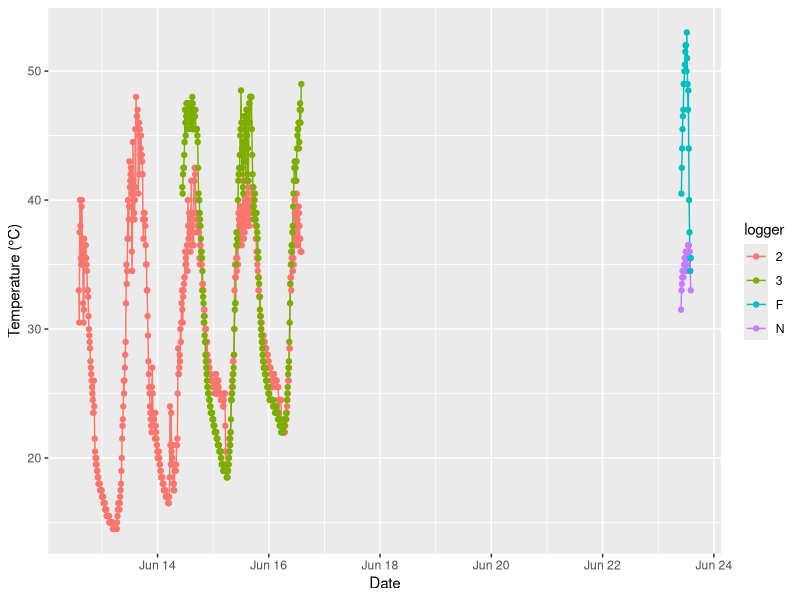
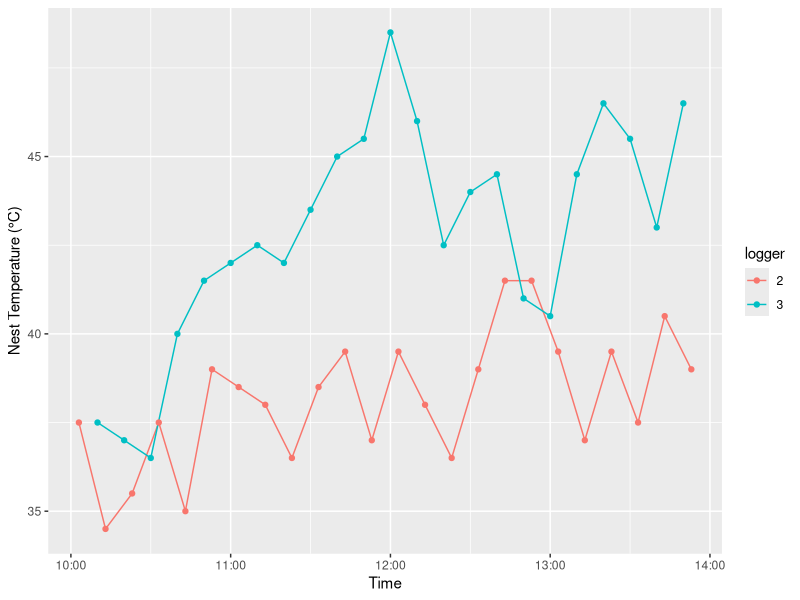
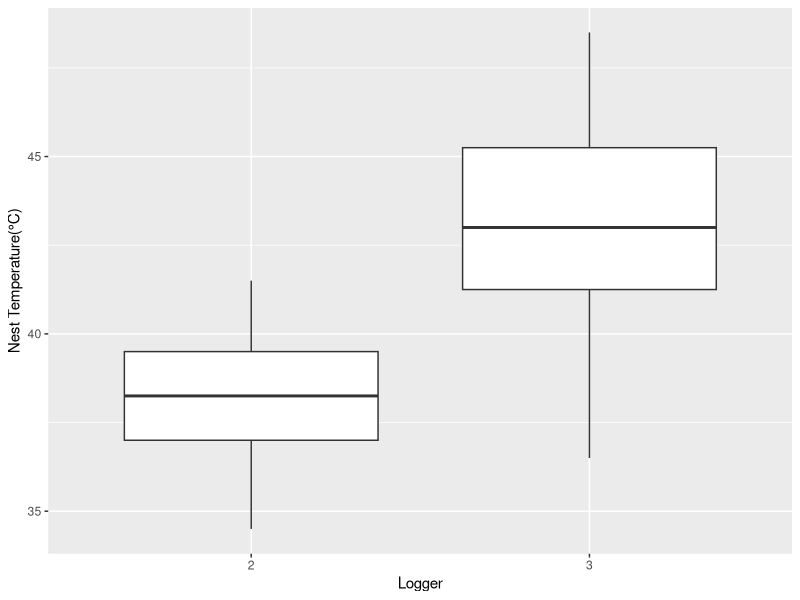
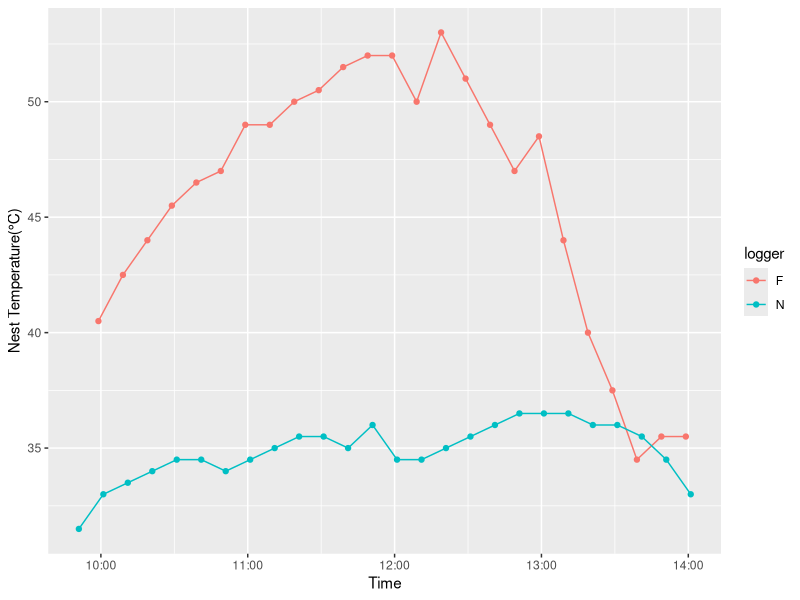
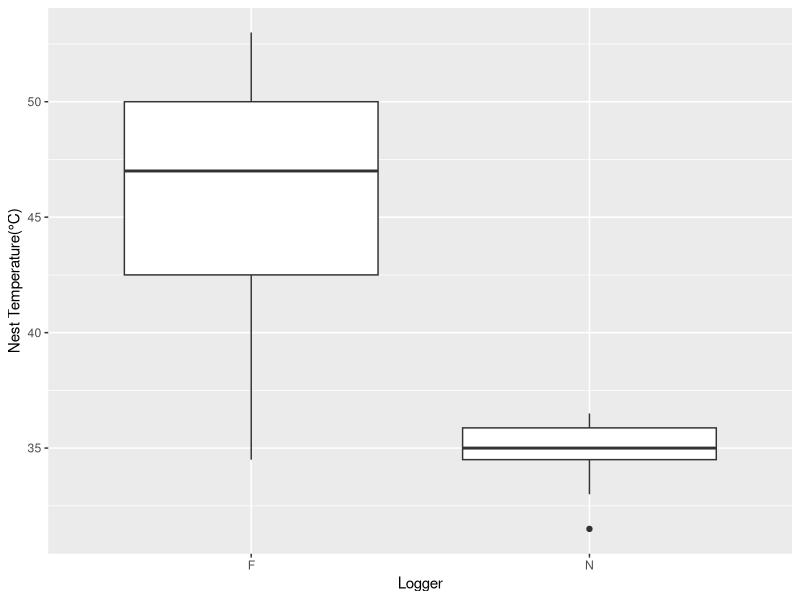
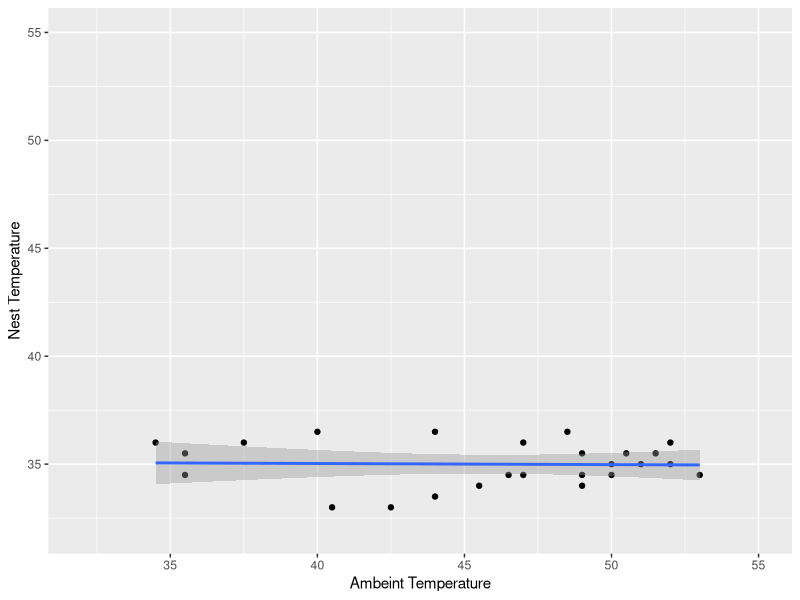

Reproduce these figures in R, in order.
## ---- chunk 1
library(tidyverse)
library(lubridate)
library(ggplot2)
## ---- chunk 2
Logger_2 <- read.csv("Logger 2.csv")
Logger_2 = Logger_2 %>% mutate(date_time=mdy_hm(Date.Time))

Logger_3 <- read.csv("Logger 3.csv")
Logger_3 = Logger_3 %>% mutate(date_time=mdy_hm(Date.Time))

Logger_F <- read.csv("Logger F.csv")
Logger_F = Logger_F %>% mutate(date_time=mdy_hm(Date.Time))

Logger_N <- read.csv("Logger N.csv")
Logger_N = Logger_N %>% mutate(date_time=mdy_hm(Date.Time))

#Create column to assign data to logger
Logger_N$logger="N"
Logger_F$logger="F"
Logger_2$logger="2"
Logger_3$logger="3"

## ---- chunk 3

Logger_All=bind_rows(Logger_N, Logger_F, Logger_2, Logger_3)

ggplot(data=Logger_All,mapping=aes(x=date_time, y=Value, group=logger, color=logger))+
  geom_path()+
  geom_point()+
  labs(x="Date", y="Temperature (\u00B0C)")
## ---- chunk 4
Loggers_23=bind_rows(Logger_2,Logger_3)
#Filter data to match times for logger N (10am-2pm) and plot
dat23=Loggers_23 %>% filter(date_time>ymd_hms("2023-06-15 10:00:00")&date_time<ymd_hms("2023-06-15 14:00:00"))
#Create graph
ggplot(data=dat23,mapping=aes(x=date_time, y=Value, group=logger, color=logger))+
  geom_path()+
  geom_point()+
  labs(y="Nest Temperature (\u00B0C)", x="Time")
## ---- chunk 5
ggplot(data=dat23, aes(x=logger, y=Value)) +
  geom_boxplot()+
  labs(y="Nest Temperature(\u00B0C)", x="Logger")
## ---- chunk 6
Logger_NF=bind_rows(Logger_N, Logger_F)

ggplot(data=Logger_NF,mapping=aes(x=date_time, y=Value, group=logger, color=logger))+
  geom_path()+
  geom_point()+
  labs(y="Nest Temperature(\u00B0C)", x="Time")
## ---- chunk 7
ggplot(data=Logger_NF, aes(x=logger, y=Value)) +
  geom_boxplot()+
  labs(y="Nest Temperature(\u00B0C)", x="Logger")
## ---- chunk 8
#combine Logger N & F temperature data
LogNF_temps=cbind(Logger_F$Value,Logger_N$Value)
#convert to a data frame
datNF=as.data.frame(LogNF_temps)
#plot N vs F
ggplot(data=datNF,mapping=aes(x=V1,y=V2))+
  geom_point() +
  geom_smooth(method="lm")+
  lims(y=c(32,55), x=c(32,55))+
  labs(y="Nest Temperature",x="Ambeint Temperature")
